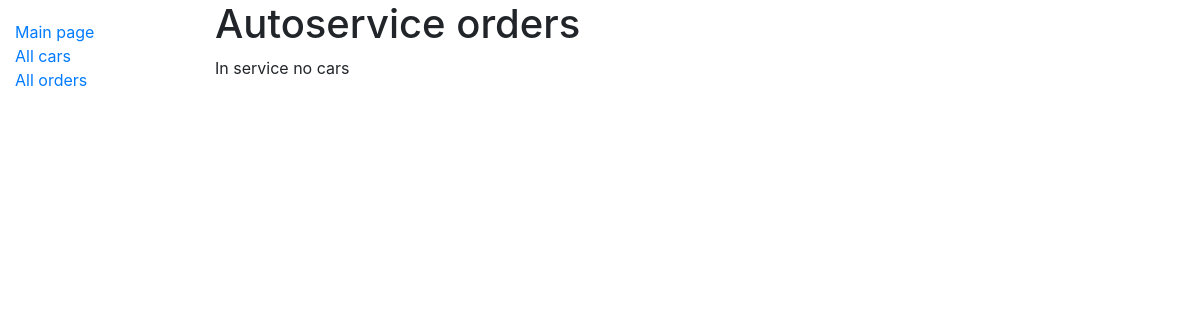
The app's page /autoservisas/orders/, older data.
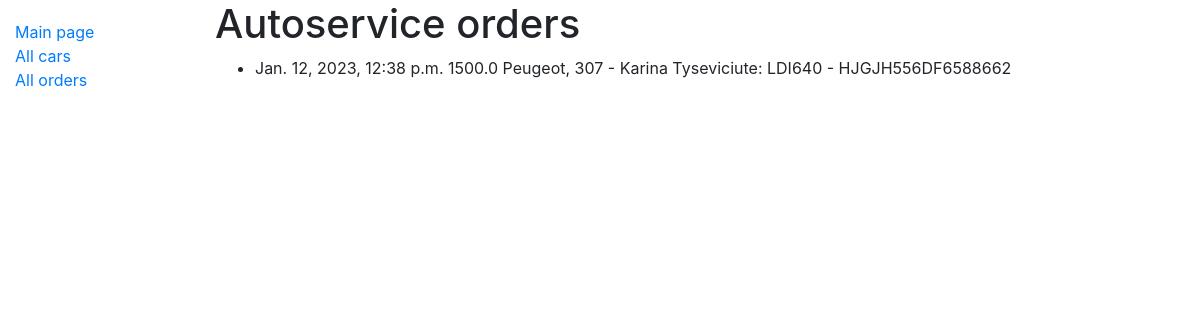
The same page, newer data.
### autoservisas/models.py (models this page shows, shortened)
class Order(models.Model):
    date = models.DateTimeField('Date', null=True, blank=True)
    suma = models.FloatField('Sum', help_text='Enter a sum of order')
    car = models.ForeignKey('Car', on_delete=models.SET_NULL, null=True)
    LOAN_STATUS = (
        ('a', 'administrative'),
        ('r', 'repair'),
        ('e', 'repaired'),
        ('g', 'given away')
    )
    status = models.CharField(
        max_length=1,
        choices=LOAN_STATUS,
        blank=True,
        default='a',
        help_text='Status'
    )
    class Meta:
        verbose_name = "Order"
        verbose_name_plural = "Orders"

class Car(models.Model):
    valst_nr = models.CharField('Number', max_length=6, help_text='Enter the country registration number')
    vin_code = models.CharField('VIN_code', max_length=17, help_text='Enter a VIN code')
    client = models.CharField('Client', max_length=200, help_text='Enter client name and last name')
    automodel = models.ForeignKey('AutoModel', on_delete=models.SET_NULL, null=True)
    class Meta:
        verbose_name = "Car"
        verbose_name_plural = "Cars"
    def __str__(self):
        return f"{self.automodel} - {self.client}: {self.valst_nr} - {self.vin_code}"

class AutoModel(models.Model):
    make = models.CharField('Make name', max_length=50, help_text='Enter a car make')
    model = models.CharField('Model name', max_length=50, help_text='Enter a car model')
    class Meta:
        verbose_name = "Automodel"
        verbose_name_plural = "Automodels"
    def __str__(self):
        return f"{self.make}, {self.model}"

### autoservisas/views.py (the view)
# urls.py: path('orders/', views.OrderListView.as_view(), name='orders')
class OrderListView(generic.ListView):
    model = Order
    template_name = 'order_list.html'

### autoservisas/templates/order_list.html
{% extends "base.html" %}
{% block content %}
<h1>Autoservice orders</h1>
{% if order_list %}
<ul>
  {% for order in order_list %}
  <li> {{ order.date }} {{ order.suma }} {{ order.car }}</li>
  {% endfor %}
</ul>
{% else %}
<p>In service no cars</p>
{% endif %}
{% endblock %}

### autoservisas/templates/base.html (shortened to what this page needs)
<!DOCTYPE html>
<html lang="en">
<head>
    <link rel="stylesheet" href="https://stackpath.bootstrapcdn.com/bootstrap/4.1.3/css/bootstrap.min.css"
>
    {% load static %}
    <link rel="stylesheet" href="{% static 'css/styles.css' %}">
</head>
<body>
<div class="container-fluid">
    <div class="row">
        <div class="col-sm-2">
            {% block sidebar %}
            <ul class="sidebar-nav">
                <li><a href="{% url 'index' %}">Main page</a></li>
                <li><a href="{% url 'car' %}">All cars</a></li>
                <li><a href="{% url 'orders' %}">All orders</a></li>
            </ul>
            {% endblock %}
        </div>
        <div class="col-sm-10 ">{% block content %}{% endblock %}</div>
    </div>
</div>
</body>
</html>

### autoservisas/static/css/styles.css (style rules this page uses)
.sidebar-nav { margin-top: 20px; padding: 0; list-style: none; }

Row changes from the older to the newer data that the page shows:
added Order: date "Jan. 12, 2023, 12:38 p.m.", suma "1500.0", car "Peugeot, 307 - Karina Tyseviciute: LDI640 - HJGJH556DF6588662"
Text that changed along with them:
text no longer shown: "In service no cars"
